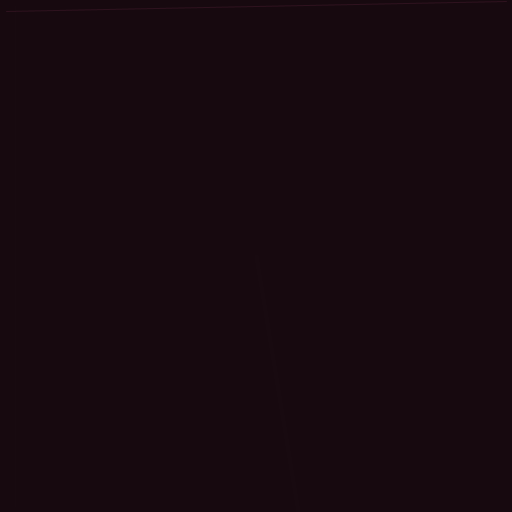
Frame 1 (no input)
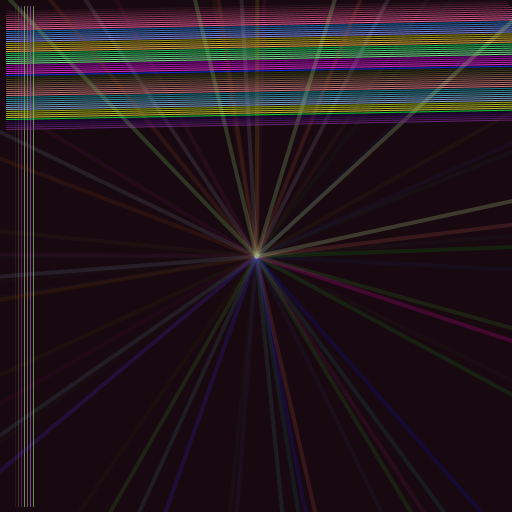
Frame 60 (the mouse pressed at the canvas centre just before this capture)
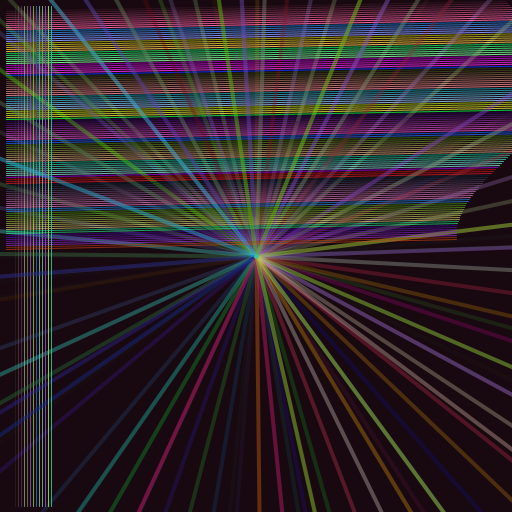
Frame 120 (the mouse held since frame 60 and released just before this capture)

The Processing sketch that drew these frames (run headless with seeded random() and noise(); from frame 60 on, the mouse is pressed at the canvas centre):

// Processing sketch: Animation2_2
// ── Animation2_2.pde

/**
 * Variables
 */

// Today
int YEAR = 23;
int MONTH = 9;
int DAY = 15;
  
// setup(){}などの外に変数を書くとどこでも使える
color TODAY_COLOR = color( YEAR, MONTH, DAY );
color currentColor = TODAY_COLOR;


int pointA_Left = 6;
int pointA_Top  = 6;
int lineSize = 500;
int margin = 0;

int count = 0;
float waveSize = 50;

int secondCircleSize = 600;
int centerLeft = 0;
int centerTop = 0;



// 最初に一回
void setup() {
  
  println("Processing animation setup");
  
  // 表示ウインドウの大きさ
  size(512, 512);

  // ウインドウサイズが決まってから中心を計算する
  centerLeft = width/2;
  centerTop = height/2;
  
  // 背景色で塗りつぶし
  background(TODAY_COLOR);

  strokeCap( ROUND ); // SQUARE, PROJECT
  
  // 1秒間にdrawを繰り返す速さ（指定しなければ1秒で60回）
  frameRate(10);
  
}

// その後繰り返し
void draw() {
  
  // 今日の色を足し続ける
  currentColor += TODAY_COLOR;
  println("currentColor: ", currentColor);
  
  if ( second() == 0 ) {

    // 60秒に一回描画をクリアする
    background(TODAY_COLOR);
    count = 0;

  }


  // 横線を加え続ける
  stroke( currentColor );
  strokeWeight( 1 );

  int positionTop = pointA_Top + count;
  float frequency = (float)count  * 0.02;
  line( pointA_Left, positionTop+5,  pointA_Left+lineSize + waveSize*sin(frequency), positionTop-5 );

  count += 2;


  stroke( color(255) - currentColor );

  // 時計の秒数に合わせて縦線を加える
  int positionLeft = pointA_Left + second()*3;
  line( positionLeft, pointA_Top, positionLeft, pointA_Top+lineSize );


  strokeWeight( 4 );

  // 時計の秒数に合わせて縦線を加える
  float radius = millis();
  line( centerLeft, centerTop, centerLeft + secondCircleSize*cos(radius), centerTop + secondCircleSize*sin(radius) );

}


// End
